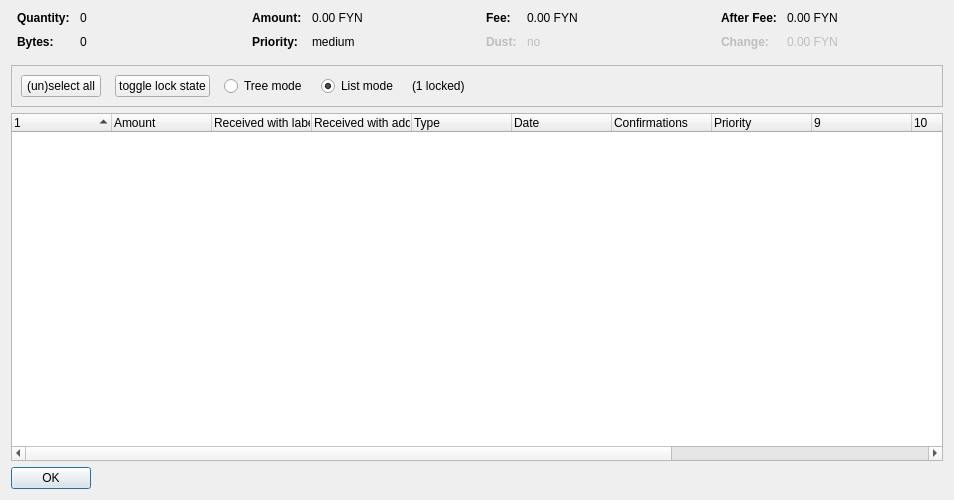
<?xml version="1.0" encoding="UTF-8"?>
<ui version="4.0">
 <class>CoinControlDialog</class>
 <widget class="QDialog" name="CoinControlDialog">
  <property name="geometry">
   <rect>
    <x>0</x>
    <y>0</y>
    <width>954</width>
    <height>500</height>
   </rect>
  </property>
  <property name="windowTitle">
   <string>Coin Selection</string>
  </property>
  <layout class="QVBoxLayout" name="verticalLayout">
   <item>
    <layout class="QHBoxLayout" name="horizontalLayoutTop" stretch="0,0,0,0">
     <property name="topMargin">
      <number>0</number>
     </property>
     <property name="bottomMargin">
      <number>10</number>
     </property>
     <item>
      <layout class="QFormLayout" name="formLayoutCoinControl1">
       <property name="horizontalSpacing">
        <number>10</number>
       </property>
       <property name="verticalSpacing">
        <number>10</number>
       </property>
       <property name="leftMargin">
        <number>6</number>
       </property>
       <property name="rightMargin">
        <number>6</number>
       </property>
       <item row="0" column="0">
        <widget class="QLabel" name="labelCoinControlQuantityText">
         <property name="font">
          <font>
           <weight>75</weight>
           <bold>true</bold>
          </font>
         </property>
         <property name="text">
          <string>Quantity:</string>
         </property>
        </widget>
       </item>
       <item row="0" column="1">
        <widget class="QLabel" name="labelCoinControlQuantity">
         <property name="cursor">
          <cursorShape>IBeamCursor</cursorShape>
         </property>
         <property name="contextMenuPolicy">
          <enum>Qt::ActionsContextMenu</enum>
         </property>
         <property name="text">
          <string notr="true">0</string>
         </property>
         <property name="textInteractionFlags">
          <set>Qt::LinksAccessibleByMouse|Qt::TextSelectableByKeyboard|Qt::TextSelectableByMouse</set>
         </property>
        </widget>
       </item>
       <item row="1" column="0">
        <widget class="QLabel" name="labelCoinControlBytesText">
         <property name="font">
          <font>
           <weight>75</weight>
           <bold>true</bold>
          </font>
         </property>
         <property name="text">
          <string>Bytes:</string>
         </property>
        </widget>
       </item>
       <item row="1" column="1">
        <widget class="QLabel" name="labelCoinControlBytes">
         <property name="cursor">
          <cursorShape>IBeamCursor</cursorShape>
         </property>
         <property name="contextMenuPolicy">
          <enum>Qt::ActionsContextMenu</enum>
         </property>
         <property name="text">
          <string notr="true">0</string>
         </property>
         <property name="textInteractionFlags">
          <set>Qt::LinksAccessibleByMouse|Qt::TextSelectableByKeyboard|Qt::TextSelectableByMouse</set>
         </property>
        </widget>
       </item>
      </layout>
     </item>
     <item>
      <layout class="QFormLayout" name="formLayoutCoinControl2">
       <property name="horizontalSpacing">
        <number>10</number>
       </property>
       <property name="verticalSpacing">
        <number>10</number>
       </property>
       <property name="leftMargin">
        <number>6</number>
       </property>
       <property name="rightMargin">
        <number>6</number>
       </property>
       <item row="0" column="0">
        <widget class="QLabel" name="labelCoinControlAmountText">
         <property name="font">
          <font>
           <weight>75</weight>
           <bold>true</bold>
          </font>
         </property>
         <property name="text">
          <string>Amount:</string>
         </property>
        </widget>
       </item>
       <item row="0" column="1">
        <widget class="QLabel" name="labelCoinControlAmount">
         <property name="cursor">
          <cursorShape>IBeamCursor</cursorShape>
         </property>
         <property name="contextMenuPolicy">
          <enum>Qt::ActionsContextMenu</enum>
         </property>
         <property name="text">
          <string notr="true">0.00 FYN</string>
         </property>
         <property name="textInteractionFlags">
          <set>Qt::LinksAccessibleByMouse|Qt::TextSelectableByKeyboard|Qt::TextSelectableByMouse</set>
         </property>
        </widget>
       </item>
       <item row="1" column="0">
        <widget class="QLabel" name="labelCoinControlPriorityText">
         <property name="font">
          <font>
           <weight>75</weight>
           <bold>true</bold>
          </font>
         </property>
         <property name="text">
          <string>Priority:</string>
         </property>
        </widget>
       </item>
       <item row="1" column="1">
        <widget class="QLabel" name="labelCoinControlPriority">
         <property name="cursor">
          <cursorShape>IBeamCursor</cursorShape>
         </property>
         <property name="contextMenuPolicy">
          <enum>Qt::ActionsContextMenu</enum>
         </property>
         <property name="text">
          <string>medium</string>
         </property>
         <property name="textInteractionFlags">
          <set>Qt::LinksAccessibleByMouse|Qt::TextSelectableByKeyboard|Qt::TextSelectableByMouse</set>
         </property>
        </widget>
       </item>
      </layout>
     </item>
     <item>
      <layout class="QFormLayout" name="formLayoutCoinControl3">
       <property name="horizontalSpacing">
        <number>10</number>
       </property>
       <property name="verticalSpacing">
        <number>10</number>
       </property>
       <property name="leftMargin">
        <number>6</number>
       </property>
       <property name="rightMargin">
        <number>6</number>
       </property>
       <item row="0" column="0">
        <widget class="QLabel" name="labelCoinControlFeeText">
         <property name="font">
          <font>
           <weight>75</weight>
           <bold>true</bold>
          </font>
         </property>
         <property name="text">
          <string>Fee:</string>
         </property>
        </widget>
       </item>
       <item row="0" column="1">
        <widget class="QLabel" name="labelCoinControlFee">
         <property name="cursor">
          <cursorShape>IBeamCursor</cursorShape>
         </property>
         <property name="contextMenuPolicy">
          <enum>Qt::ActionsContextMenu</enum>
         </property>
         <property name="text">
          <string notr="true">0.00 FYN</string>
         </property>
         <property name="textInteractionFlags">
          <set>Qt::LinksAccessibleByMouse|Qt::TextSelectableByKeyboard|Qt::TextSelectableByMouse</set>
         </property>
        </widget>
       </item>
       <item row="1" column="0">
        <widget class="QLabel" name="labelCoinControlLowOutputText">
         <property name="enabled">
          <bool>false</bool>
         </property>
         <property name="font">
          <font>
           <weight>75</weight>
           <bold>true</bold>
          </font>
         </property>
         <property name="text">
          <string>Dust:</string>
         </property>
        </widget>
       </item>
       <item row="1" column="1">
        <widget class="QLabel" name="labelCoinControlLowOutput">
         <property name="enabled">
          <bool>false</bool>
         </property>
         <property name="cursor">
          <cursorShape>IBeamCursor</cursorShape>
         </property>
         <property name="contextMenuPolicy">
          <enum>Qt::ActionsContextMenu</enum>
         </property>
         <property name="text">
          <string>no</string>
         </property>
         <property name="textInteractionFlags">
          <set>Qt::LinksAccessibleByMouse|Qt::TextSelectableByKeyboard|Qt::TextSelectableByMouse</set>
         </property>
        </widget>
       </item>
      </layout>
     </item>
     <item>
      <layout class="QFormLayout" name="formLayoutCoinControl4">
       <property name="horizontalSpacing">
        <number>10</number>
       </property>
       <property name="verticalSpacing">
        <number>10</number>
       </property>
       <property name="leftMargin">
        <number>6</number>
       </property>
       <property name="rightMargin">
        <number>6</number>
       </property>
       <item row="0" column="0">
        <widget class="QLabel" name="labelCoinControlAfterFeeText">
         <property name="font">
          <font>
           <weight>75</weight>
           <bold>true</bold>
          </font>
         </property>
         <property name="text">
          <string>After Fee:</string>
         </property>
        </widget>
       </item>
       <item row="0" column="1">
        <widget class="QLabel" name="labelCoinControlAfterFee">
         <property name="cursor">
          <cursorShape>IBeamCursor</cursorShape>
         </property>
         <property name="contextMenuPolicy">
          <enum>Qt::ActionsContextMenu</enum>
         </property>
         <property name="text">
          <string notr="true">0.00 FYN</string>
         </property>
         <property name="textInteractionFlags">
          <set>Qt::LinksAccessibleByMouse|Qt::TextSelectableByKeyboard|Qt::TextSelectableByMouse</set>
         </property>
        </widget>
       </item>
       <item row="1" column="0">
        <widget class="QLabel" name="labelCoinControlChangeText">
         <property name="enabled">
          <bool>false</bool>
         </property>
         <property name="font">
          <font>
           <weight>75</weight>
           <bold>true</bold>
          </font>
         </property>
         <property name="text">
          <string>Change:</string>
         </property>
        </widget>
       </item>
       <item row="1" column="1">
        <widget class="QLabel" name="labelCoinControlChange">
         <property name="enabled">
          <bool>false</bool>
         </property>
         <property name="cursor">
          <cursorShape>IBeamCursor</cursorShape>
         </property>
         <property name="contextMenuPolicy">
          <enum>Qt::ActionsContextMenu</enum>
         </property>
         <property name="text">
          <string notr="true">0.00 FYN</string>
         </property>
         <property name="textInteractionFlags">
          <set>Qt::LinksAccessibleByMouse|Qt::TextSelectableByKeyboard|Qt::TextSelectableByMouse</set>
         </property>
        </widget>
       </item>
      </layout>
     </item>
    </layout>
   </item>
   <item>
    <widget class="QFrame" name="frame">
     <property name="minimumSize">
      <size>
       <width>0</width>
       <height>40</height>
      </size>
     </property>
     <property name="frameShape">
      <enum>QFrame::StyledPanel</enum>
     </property>
     <property name="frameShadow">
      <enum>QFrame::Sunken</enum>
     </property>
     <layout class="QHBoxLayout" name="horizontalLayout">
      <item>
       <layout class="QHBoxLayout" name="horizontalLayoutPanel" stretch="0,0,0,0,0,0">
        <property name="spacing">
         <number>14</number>
        </property>
        <item>
         <widget class="QPushButton" name="pushButtonSelectAll">
          <property name="sizePolicy">
           <sizepolicy hsizetype="Maximum" vsizetype="Fixed">
            <horstretch>0</horstretch>
            <verstretch>0</verstretch>
           </sizepolicy>
          </property>
          <property name="text">
           <string>(un)select all</string>
          </property>
          <property name="autoDefault">
           <bool>false</bool>
          </property>
         </widget>
        </item>
        <item>
         <widget class="QPushButton" name="pushButtonToggleLock">
          <property name="sizePolicy">
           <sizepolicy hsizetype="Maximum" vsizetype="Fixed">
            <horstretch>0</horstretch>
            <verstretch>0</verstretch>
           </sizepolicy>
          </property>
          <property name="text">
           <string>toggle lock state</string>
          </property>
          <property name="autoDefault">
           <bool>false</bool>
          </property>
         </widget>
        </item>
        <item>
         <widget class="QRadioButton" name="radioTreeMode">
          <property name="sizePolicy">
           <sizepolicy hsizetype="Maximum" vsizetype="Fixed">
            <horstretch>0</horstretch>
            <verstretch>0</verstretch>
           </sizepolicy>
          </property>
          <property name="text">
           <string>Tree mode</string>
          </property>
         </widget>
        </item>
        <item>
         <widget class="QRadioButton" name="radioListMode">
          <property name="sizePolicy">
           <sizepolicy hsizetype="Maximum" vsizetype="Fixed">
            <horstretch>0</horstretch>
            <verstretch>0</verstretch>
           </sizepolicy>
          </property>
          <property name="text">
           <string>List mode</string>
          </property>
          <property name="checked">
           <bool>true</bool>
          </property>
         </widget>
        </item>
        <item>
         <widget class="QLabel" name="labelLocked">
          <property name="text">
           <string>(1 locked)</string>
          </property>
         </widget>
        </item>
        <item>
         <spacer name="horizontalSpacer">
          <property name="orientation">
           <enum>Qt::Horizontal</enum>
          </property>
          <property name="sizeHint" stdset="0">
           <size>
            <width>40</width>
            <height>20</height>
           </size>
          </property>
         </spacer>
        </item>
       </layout>
      </item>
     </layout>
    </widget>
   </item>
   <item>
    <widget class="CoinControlTreeWidget" name="treeWidget">
     <property name="contextMenuPolicy">
      <enum>Qt::CustomContextMenu</enum>
     </property>
     <property name="sortingEnabled">
      <bool>false</bool>
     </property>
     <property name="columnCount">
      <number>13</number>
     </property>
     <attribute name="headerShowSortIndicator" stdset="0">
      <bool>true</bool>
     </attribute>
     <attribute name="headerStretchLastSection">
      <bool>false</bool>
     </attribute>
     <column>
      <property name="text">
       <string/>
      </property>
     </column>
     <column>
      <property name="text">
       <string>Amount</string>
      </property>
     </column>
     <column>
      <property name="text">
       <string>Received with label</string>
      </property>
     </column>
     <column>
      <property name="text">
       <string>Received with address</string>
      </property>
     </column>
     <column>
      <property name="text">
	<string>Type</string>
      </property>
     </column>
     <column>
      <property name="text">	 
       <string>Date</string>
      </property>
     </column>
     <column>
      <property name="text">
       <string>Confirmations</string>
      </property>
      <property name="toolTip">
       <string>Confirmed</string>
      </property>
     </column>
     <column>
      <property name="text">
       <string>Priority</string>
      </property>
     </column>
     <column>
      <property name="text">
       <string/>
      </property>
     </column>
     <column>
      <property name="text">
       <string/>
      </property>
     </column>
     <column>
      <property name="text">
       <string/>
      </property>
     </column>
     <column>
      <property name="text">
       <string/>
      </property>
     </column>
     <column>
      <property name="text">
       <string/>
      </property>
     </column>
    </widget>
   </item>
   <item>
    <widget class="QDialogButtonBox" name="buttonBox">
     <property name="sizePolicy">
      <sizepolicy hsizetype="Maximum" vsizetype="Fixed">
       <horstretch>0</horstretch>
       <verstretch>0</verstretch>
      </sizepolicy>
     </property>
     <property name="orientation">
      <enum>Qt::Horizontal</enum>
     </property>
     <property name="standardButtons">
      <set>QDialogButtonBox::Ok</set>
     </property>
    </widget>
   </item>
  </layout>
 </widget>
 <customwidgets>
  <customwidget>
   <class>CoinControlTreeWidget</class>
   <extends>QTreeWidget</extends>
   <header>coincontroltreewidget.h</header>
  </customwidget>
 </customwidgets>
 <resources/>
 <connections/>
</ui>
